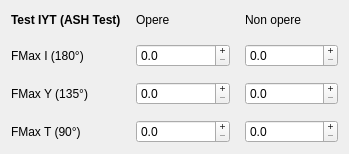
    <widget class="QWidget" name="layoutWidget">
     <property name="geometry">
      <rect>
       <x>40</x>
       <y>723</y>
       <width>349</width>
       <height>154</height>
      </rect>
     </property>
     <layout class="QGridLayout" name="gridLayout_5">
      <property name="spacing">
       <number>15</number>
      </property>
      <item row="0" column="0">
       <widget class="QLabel" name="label_testRotationR1_3">
        <property name="font">
         <font>
          <bold>true</bold>
         </font>
        </property>
        <property name="text">
         <string>Test IYT (ASH Test)</string>
        </property>
        <property name="textFormat">
         <enum>Qt::TextFormat::RichText</enum>
        </property>
       </widget>
      </item>
      <item row="0" column="1">
       <widget class="QLabel" name="label_opere_18">
        <property name="text">
         <string>Opere</string>
        </property>
       </widget>
      </item>
      <item row="0" column="2">
       <widget class="QLabel" name="label_non_opere_17">
        <property name="text">
         <string>Non opere</string>
        </property>
       </widget>
      </item>
      <item row="1" column="0">
       <widget class="QLabel" name="label_fmaxRER1_3">
        <property name="text">
         <string>FMax I (180°)</string>
        </property>
       </widget>
      </item>
      <item row="1" column="1">
       <widget class="QDoubleSpinBox" name="doubleSpinBox_e_fmaxIO">
        <property name="cursor">
         <cursorShape>ArrowCursor</cursorShape>
        </property>
        <property name="buttonSymbols">
         <enum>QAbstractSpinBox::ButtonSymbols::PlusMinus</enum>
        </property>
        <property name="accelerated">
         <bool>true</bool>
        </property>
        <property name="decimals">
         <number>1</number>
        </property>
        <property name="maximum">
         <double>100000.000000000000000</double>
        </property>
       </widget>
      </item>
      <item row="1" column="2">
       <widget class="QDoubleSpinBox" name="doubleSpinBox_e_fmaxINO">
        <property name="cursor">
         <cursorShape>ArrowCursor</cursorShape>
        </property>
        <property name="buttonSymbols">
         <enum>QAbstractSpinBox::ButtonSymbols::PlusMinus</enum>
        </property>
        <property name="accelerated">
         <bool>true</bool>
        </property>
        <property name="decimals">
         <number>1</number>
        </property>
        <property name="maximum">
         <double>100000.000000000000000</double>
        </property>
       </widget>
      </item>
      <item row="2" column="0">
       <widget class="QLabel" name="label_fmaxRIR1_3">
        <property name="text">
         <string>FMax Y (135°)</string>
        </property>
       </widget>
      </item>
      <item row="2" column="1">
       <widget class="QDoubleSpinBox" name="doubleSpinBox_e_fmaxYO">
        <property name="cursor">
         <cursorShape>ArrowCursor</cursorShape>
        </property>
        <property name="buttonSymbols">
         <enum>QAbstractSpinBox::ButtonSymbols::PlusMinus</enum>
        </property>
        <property name="accelerated">
         <bool>true</bool>
        </property>
        <property name="decimals">
         <number>1</number>
        </property>
        <property name="maximum">
         <double>100000.000000000000000</double>
        </property>
       </widget>
      </item>
      <item row="2" column="2">
       <widget class="QDoubleSpinBox" name="doubleSpinBox_e_fmaxYNO">
        <property name="cursor">
         <cursorShape>ArrowCursor</cursorShape>
        </property>
        <property name="buttonSymbols">
         <enum>QAbstractSpinBox::ButtonSymbols::PlusMinus</enum>
        </property>
        <property name="accelerated">
         <bool>true</bool>
        </property>
        <property name="decimals">
         <number>1</number>
        </property>
        <property name="maximum">
         <double>100000.000000000000000</double>
        </property>
       </widget>
      </item>
      <item row="3" column="0">
       <widget class="QLabel" name="label_fmaxRIR1_4">
        <property name="text">
         <string>FMax T (90°)</string>
        </property>
       </widget>
      </item>
      <item row="3" column="1">
       <widget class="QDoubleSpinBox" name="doubleSpinBox_e_fmaxTO">
        <property name="cursor">
         <cursorShape>ArrowCursor</cursorShape>
        </property>
        <property name="buttonSymbols">
         <enum>QAbstractSpinBox::ButtonSymbols::PlusMinus</enum>
        </property>
        <property name="accelerated">
         <bool>true</bool>
        </property>
        <property name="decimals">
         <number>1</number>
        </property>
        <property name="maximum">
         <double>100000.000000000000000</double>
        </property>
       </widget>
      </item>
      <item row="3" column="2">
       <widget class="QDoubleSpinBox" name="doubleSpinBox_e_fmaxTNO">
        <property name="cursor">
         <cursorShape>ArrowCursor</cursorShape>
        </property>
        <property name="buttonSymbols">
         <enum>QAbstractSpinBox::ButtonSymbols::PlusMinus</enum>
        </property>
        <property name="accelerated">
         <bool>true</bool>
        </property>
        <property name="decimals">
         <number>1</number>
        </property>
        <property name="maximum">
         <double>100000.000000000000000</double>
        </property>
       </widget>
      </item>
     </layout>
    </widget>
